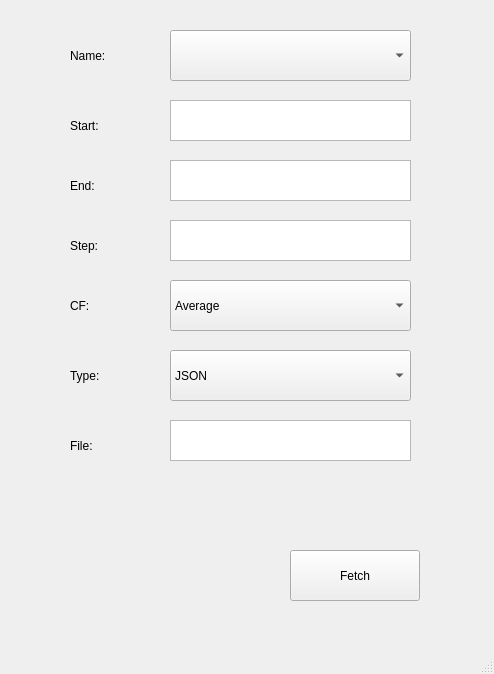
<?xml version="1.0" encoding="UTF-8"?>
<ui version="4.0">
 <class>GetDataWindow</class>
 <widget class="QMainWindow" name="GetDataWindow">
  <property name="geometry">
   <rect>
    <x>0</x>
    <y>0</y>
    <width>494</width>
    <height>674</height>
   </rect>
  </property>
  <property name="windowTitle">
   <string>Data</string>
  </property>
  <widget class="QWidget" name="centralwidget">
   <widget class="QLabel" name="lName">
    <property name="geometry">
     <rect>
      <x>70</x>
      <y>30</y>
      <width>98</width>
      <height>51</height>
     </rect>
    </property>
    <property name="text">
     <string>Name:</string>
    </property>
   </widget>
   <widget class="QComboBox" name="cbName">
    <property name="geometry">
     <rect>
      <x>170</x>
      <y>30</y>
      <width>241</width>
      <height>51</height>
     </rect>
    </property>
   </widget>
   <widget class="QLabel" name="lStart">
    <property name="geometry">
     <rect>
      <x>70</x>
      <y>100</y>
      <width>98</width>
      <height>51</height>
     </rect>
    </property>
    <property name="text">
     <string>Start:</string>
    </property>
   </widget>
   <widget class="QTextEdit" name="teStart">
    <property name="geometry">
     <rect>
      <x>170</x>
      <y>100</y>
      <width>241</width>
      <height>41</height>
     </rect>
    </property>
   </widget>
   <widget class="QLabel" name="lEnd">
    <property name="geometry">
     <rect>
      <x>70</x>
      <y>160</y>
      <width>98</width>
      <height>51</height>
     </rect>
    </property>
    <property name="text">
     <string>End:</string>
    </property>
   </widget>
   <widget class="QTextEdit" name="teEnd">
    <property name="geometry">
     <rect>
      <x>170</x>
      <y>160</y>
      <width>241</width>
      <height>41</height>
     </rect>
    </property>
   </widget>
   <widget class="QLabel" name="lStep">
    <property name="geometry">
     <rect>
      <x>70</x>
      <y>220</y>
      <width>98</width>
      <height>51</height>
     </rect>
    </property>
    <property name="text">
     <string>Step:</string>
    </property>
   </widget>
   <widget class="QTextEdit" name="teStep">
    <property name="geometry">
     <rect>
      <x>170</x>
      <y>220</y>
      <width>241</width>
      <height>41</height>
     </rect>
    </property>
   </widget>
   <widget class="QComboBox" name="cbType">
    <property name="geometry">
     <rect>
      <x>170</x>
      <y>350</y>
      <width>241</width>
      <height>51</height>
     </rect>
    </property>
    <item>
     <property name="text">
      <string>JSON</string>
     </property>
    </item>
    <item>
     <property name="text">
      <string>CSV</string>
     </property>
    </item>
    <item>
     <property name="text">
      <string>GRAPH</string>
     </property>
    </item>
   </widget>
   <widget class="QLabel" name="lType">
    <property name="geometry">
     <rect>
      <x>70</x>
      <y>350</y>
      <width>98</width>
      <height>51</height>
     </rect>
    </property>
    <property name="text">
     <string>Type:</string>
    </property>
   </widget>
   <widget class="QPushButton" name="pbFetch">
    <property name="geometry">
     <rect>
      <x>290</x>
      <y>550</y>
      <width>130</width>
      <height>51</height>
     </rect>
    </property>
    <property name="text">
     <string>Fetch</string>
    </property>
   </widget>
   <widget class="QLabel" name="lCF">
    <property name="geometry">
     <rect>
      <x>70</x>
      <y>280</y>
      <width>98</width>
      <height>51</height>
     </rect>
    </property>
    <property name="text">
     <string>CF:</string>
    </property>
   </widget>
   <widget class="QComboBox" name="cbCF">
    <property name="geometry">
     <rect>
      <x>170</x>
      <y>280</y>
      <width>241</width>
      <height>51</height>
     </rect>
    </property>
    <item>
     <property name="text">
      <string>Average</string>
     </property>
    </item>
    <item>
     <property name="text">
      <string>Min</string>
     </property>
    </item>
    <item>
     <property name="text">
      <string>Max</string>
     </property>
    </item>
    <item>
     <property name="text">
      <string>Last</string>
     </property>
    </item>
   </widget>
   <widget class="QLabel" name="lFile">
    <property name="geometry">
     <rect>
      <x>70</x>
      <y>420</y>
      <width>98</width>
      <height>51</height>
     </rect>
    </property>
    <property name="text">
     <string>File:</string>
    </property>
   </widget>
   <widget class="QTextEdit" name="teFile">
    <property name="geometry">
     <rect>
      <x>170</x>
      <y>420</y>
      <width>241</width>
      <height>41</height>
     </rect>
    </property>
   </widget>
  </widget>
  <widget class="QMenuBar" name="menubar">
   <property name="geometry">
    <rect>
     <x>0</x>
     <y>0</y>
     <width>494</width>
     <height>30</height>
    </rect>
   </property>
  </widget>
  <widget class="QStatusBar" name="statusbar"/>
 </widget>
 <resources/>
 <connections/>
</ui>
